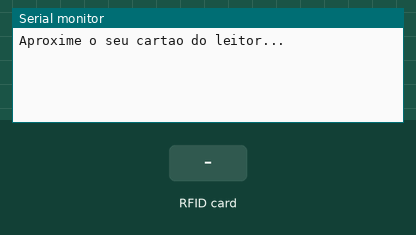
Simulated run of this sketch. Board: Arduino Uno, built with avr-gcc and run on an emulated ATmega328P. Parts: the last lines printed to the serial monitor. The inputs (shaded band) are chosen by the test bench.

Above: at 1.2 s.
1.3 s: RFID card D8 4B 12 22 held to the reader
At 2.5 s:
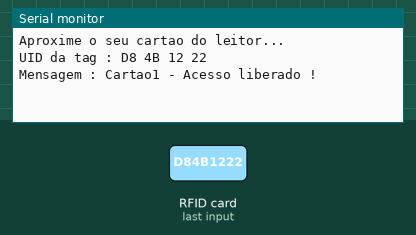
2.8 s: RFID card 87 4B DC 8A held to the reader
At 5.7 s:
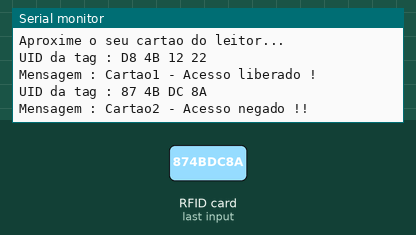
5.8 s: RFID card 5E 7A 19 C4 held to the reader
At 7.0 s:
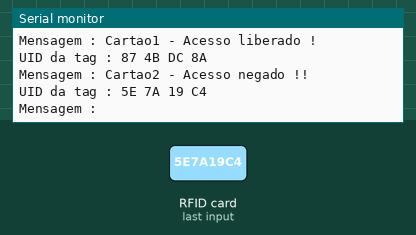

Measured:
- after the input at 1.3 s, the serial monitor: prints a new line at once (image 1)
- after the input at 2.8 s, the serial monitor: prints a new line after 2.5 s (image 2)
- after the input at 5.8 s, the serial monitor: prints a new line after 0.52 s (image 3)

The sketch:

debcard.ino
```cpp
#include <SPI.h>
#include <MFRC522.h>

#define SS_PIN 10
#define RST_PIN 9
MFRC522 mfrc522(SS_PIN, RST_PIN);


void setup() {
  // inicia a serial
  Serial.begin(9600);
  //inicia comunicacao do barramento SPI
  SPI.begin();
  //escreve na tela
  Serial.println("Aproxime o seu cartao do leitor...");
  Serial.println();
}

void loop() {
  // Aguarda a aproximacao do cartao
  if ( ! mfrc522.PICC_IsNewCardPresent())
  {
    return;
  }
  // Seleciona um dos cartoes
  if ( ! mfrc522.PICC_ReadCardSerial())
  {
    return;
  }
  // Mostra UID na serial
  Serial.print("UID da tag :");
  String conteudo = "";
  byte letra;

  for (byte i = 0; i < mfrc522.uid.size; i++)
  {
    Serial.print(mfrc522.uid.uidByte[i] < 0x10 ? " 0" : " ");
    Serial.print(mfrc522.uid.uidByte[i], HEX);
    conteudo.concat(String(mfrc522.uid.uidByte[i] < 0x10 ? " 0" : " "));
    conteudo.concat(String(mfrc522.uid.uidByte[i], HEX));
  }
  Serial.println();
  Serial.print("Mensagem : ");
  conteudo.toUpperCase();

  // testa se o cartao1 foi lido
  if (conteudo.substring(1) == "D8 4B 12 22")
  {
    Serial.println("Cartao1 - Acesso liberado !");
    Serial.println();
    delay(3000);
  }

  // testa se o cartao2 foi lido
  if (conteudo.substring(1) == "87 4B DC 8A")
  {
    Serial.println("Cartao2 - Acesso negado !!");
    Serial.println();
  }
  delay(1000);

  // dump debug info about the card. PICC_HaltA() is automatically called.
  mfrc522.PICC_DumpToSerial(&(mfrc522.uid));
}
```
